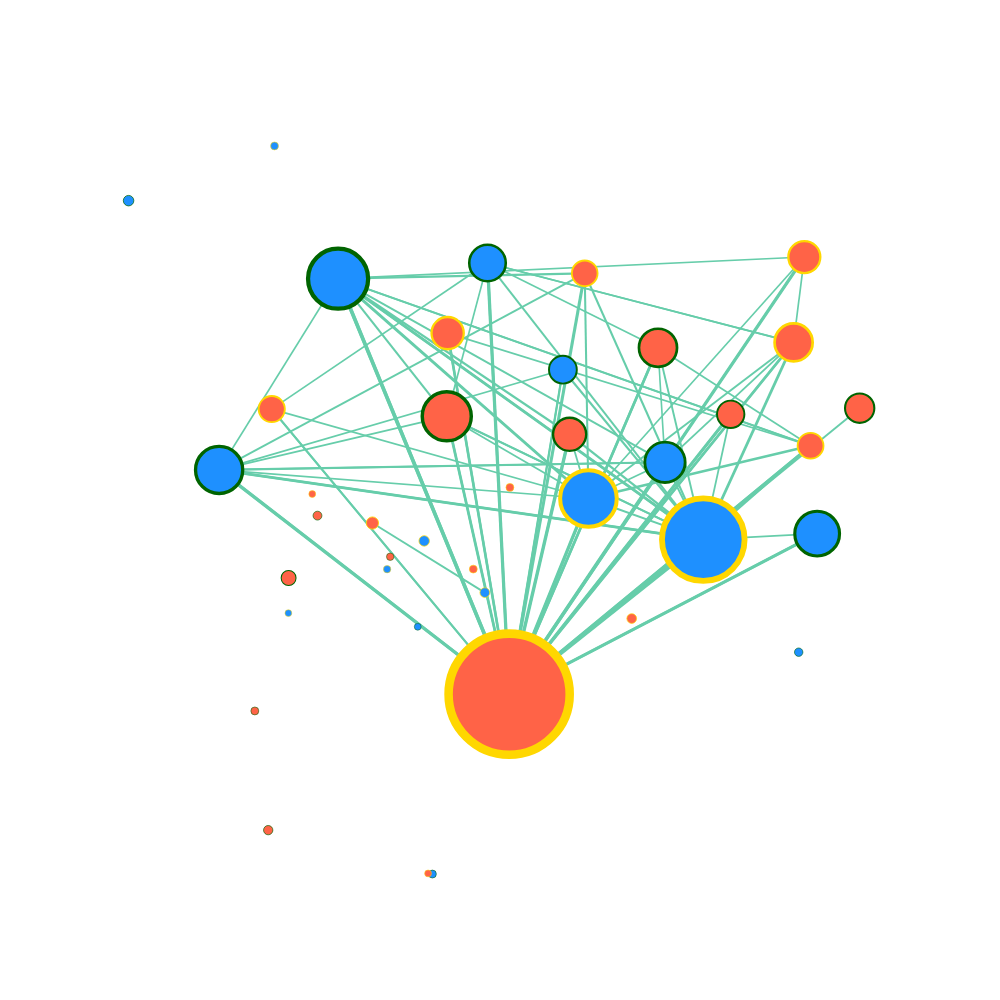

The cell this chart's notebook holds for it:
### Markdown cell above
plotting 20 most central nodes of each communities together:

### Code cell
plotly_graph(g_centers,Laycentr,labels_centr,party_col_centr,colmap_centr,centrality)

### Figure 1 — Plotly figure (JSON) as saved in the notebook; plotly's stock layout.template omitted (floating-point values rounded to 4 significant figures)
{"data": [{"line": {"color": "mediumaquamarine", "shape": "spline", "width": 2.036}, "mode": "lines", "type": "scatter", "x": [-0.06331, 0.02067, null], "y": [0.2048, -0.5266, null]}, {"line": {"color": "mediumaquamarine", "shape": "spline", "width": 1.741}, "mode": "lines", "type": "scatter", "x": [-0.06331, 0.2821, null], "y": [0.2048, -0.1198, null]}, {"line": {"color": "mediumaquamarine", "shape": "spline", "width": 2.204}, "mode": "lines", "type": "scatter", "x": [0.09307, 0.02067, null], "y": [0.3273, -0.5266, null]}, {"line": {"color": "mediumaquamarine", "shape": "spline", "width": 1.67}, "mode": "lines", "type": "scatter", "x": [0.09307, -0.3698, null], "y": [0.3273, 0.06372, null]}, {"line": {"color": "mediumaquamarine", "shape": "spline", "width": 2.132}, "mode": "lines", "type": "scatter", "x": [0.09307, 0.2821, null], "y": [0.3273, -0.1198, null]}, {"line": {"color": "mediumaquamarine", "shape": "spline", "width": 2.957}, "mode": "lines", "type": "scatter", "x": [-0.2096, 0.1275, null], "y": [0.567, -0.01159, null]}, {"line": {"color": "mediumaquamarine", "shape": "spline", "width": 1.67}, "mode": "lines", "type": "scatter", "x": [-0.2096, 0.4265, null], "y": [0.567, 0.1273, null]}, {"line": {"color": "mediumaquamarine", "shape": "spline", "width": 2.081}, "mode": "lines", "type": "scatter", "x": [-0.2096, -0.06331, null], "y": [0.567, 0.2048, null]}, {"line": {"color": "mediumaquamarine", "shape": "spline", "width": 3.612}, "mode": "lines", "type": "scatter", "x": [-0.2096, 0.02067, null], "y": [0.567, -0.5266, null]}, {"line": {"color": "mediumaquamarine", "shape": "spline", "width": 2.916}, "mode": "lines", "type": "scatter", "x": [-0.2096, 0.2821, null], "y": [0.567, -0.1198, null]}, {"line": {"color": "mediumaquamarine", "shape": "spline", "width": 2.683}, "mode": "lines", "type": "scatter", "x": [0.2211, 0.02067, null], "y": [0.3851, -0.5266, null]}, {"line": {"color": "mediumaquamarine", "shape": "spline", "width": 1.933}, "mode": "lines", "type": "scatter", "x": [0.2211, 0.2821, null], "y": [0.3851, -0.1198, null]}, {"line": {"color": "mediumaquamarine", "shape": "spline", "width": 3.125}, "mode": "lines", "type": "scatter", "x": [0.4354, 0.02067, null], "y": [-0.1041, -0.5266, null]}, {"line": {"color": "mediumaquamarine", "shape": "spline", "width": 1.802}, "mode": "lines", "type": "scatter", "x": [0.4354, 0.2821, null], "y": [-0.1041, -0.1198, null]}, {"line": {"color": "mediumaquamarine", "shape": "spline", "width": 1.67}, "mode": "lines", "type": "scatter", "x": [-0.3698, 0.1275, null], "y": [0.06372, -0.01159, null]}, {"line": {"color": "mediumaquamarine", "shape": "spline", "width": 1.821}, "mode": "lines", "type": "scatter", "x": [-0.3698, -0.06331, null], "y": [0.06372, 0.2048, null]}, {"line": {"color": "mediumaquamarine", "shape": "spline", "width": 3.22}, "mode": "lines", "type": "scatter", "x": [-0.3698, 0.02067, null], "y": [0.06372, -0.5266, null]}, {"line": {"color": "mediumaquamarine", "shape": "spline", "width": 1.67}, "mode": "lines", "type": "scatter", "x": [-0.3698, 0.2305, null], "y": [0.06372, 0.08357, null]}, {"line": {"color": "mediumaquamarine", "shape": "spline", "width": 1.783}, "mode": "lines", "type": "scatter", "x": [-0.3698, -0.2096, null], "y": [0.06372, 0.567, null]}, {"line": {"color": "mediumaquamarine", "shape": "spline", "width": 2.647}, "mode": "lines", "type": "scatter", "x": [-0.3698, 0.2821, null], "y": [0.06372, -0.1198, null]}, {"line": {"color": "mediumaquamarine", "shape": "spline", "width": 3.012}, "mode": "lines", "type": "scatter", "x": [0.319, 0.02067, null], "y": [0.2101, -0.5266, null]}, {"line": {"color": "mediumaquamarine", "shape": "spline", "width": 1.783}, "mode": "lines", "type": "scatter", "x": [0.319, 0.2821, null], "y": [0.2101, -0.1198, null]}, {"line": {"color": "mediumaquamarine", "shape": "spline", "width": 1.644}, "mode": "lines", "type": "scatter", "x": [-0.008457, -0.06331, null], "y": [0.6083, 0.2048, null]}, {"line": {"color": "mediumaquamarine", "shape": "spline", "width": 3.24}, "mode": "lines", "type": "scatter", "x": [-0.008457, 0.02067, null], "y": [0.6083, -0.5266, null]}, {"line": {"color": "mediumaquamarine", "shape": "spline", "width": 1.719}, "mode": "lines", "type": "scatter", "x": [-0.008457, 0.4037, null], "y": [0.6083, 0.3992, null]}, {"line": {"color": "mediumaquamarine", "shape": "spline", "width": 1.67}, "mode": "lines", "type": "scatter", "x": [-0.008457, 0.2211, null], "y": [0.6083, 0.3851, null]}, {"line": {"color": "mediumaquamarine", "shape": "spline", "width": 1.67}, "mode": "lines", "type": "scatter", "x": [-0.008457, -0.299, null], "y": [0.6083, 0.2237, null]}, {"line": {"color": "mediumaquamarine", "shape": "spline", "width": 1.974}, "mode": "lines", "type": "scatter", "x": [-0.008457, 0.2821, null], "y": [0.6083, -0.1198, null]}, {"line": {"color": "mediumaquamarine", "shape": "spline", "width": 1.67}, "mode": "lines", "type": "scatter", "x": [0.2305, 0.1275, null], "y": [0.08357, -0.01159, null]}, {"line": {"color": "mediumaquamarine", "shape": "spline", "width": 3.488}, "mode": "lines", "type": "scatter", "x": [0.2305, 0.02067, null], "y": [0.08357, -0.5266, null]}, {"line": {"color": "mediumaquamarine", "shape": "spline", "width": 1.838}, "mode": "lines", "type": "scatter", "x": [0.2305, 0.4037, null], "y": [0.08357, 0.3992, null]}, {"line": {"color": "mediumaquamarine", "shape": "spline", "width": 1.615}, "mode": "lines", "type": "scatter", "x": [0.2305, 0.2211, null], "y": [0.08357, 0.3851, null]}, {"line": {"color": "mediumaquamarine", "shape": "spline", "width": 2.012}, "mode": "lines", "type": "scatter", "x": [0.2305, -0.3698, null], "y": [0.08357, 0.06372, null]}, {"line": {"color": "mediumaquamarine", "shape": "spline", "width": 1.888}, "mode": "lines", "type": "scatter", "x": [0.2305, -0.2096, null], "y": [0.08357, 0.567, null]}, {"line": {"color": "mediumaquamarine", "shape": "spline", "width": 1.974}, "mode": "lines", "type": "scatter", "x": [0.2305, 0.2821, null], "y": [0.08357, -0.1198, null]}, {"line": {"color": "mediumaquamarine", "shape": "spline", "width": 1.802}, "mode": "lines", "type": "scatter", "x": [0.1021, 0.1275, null], "y": [0.1574, -0.01159, null]}, {"line": {"color": "mediumaquamarine", "shape": "spline", "width": 3.38}, "mode": "lines", "type": "scatter", "x": [0.1021, 0.02067, null], "y": [0.1574, -0.5266, null]}, {"line": {"color": "mediumaquamarine", "shape": "spline", "width": 2.204}, "mode": "lines", "type": "scatter", "x": [0.1021, -0.2096, null], "y": [0.1574, 0.567, null]}, {"line": {"color": "mediumaquamarine", "shape": "spline", "width": 2.26}, "mode": "lines", "type": "scatter", "x": [0.1021, 0.2821, null], "y": [0.1574, -0.1198, null]}, {"line": {"color": "mediumaquamarine", "shape": "spline", "width": 1.695}, "mode": "lines", "type": "scatter", "x": [0.1275, -0.06331, null], "y": [-0.01159, 0.2048, null]}, {"line": {"color": "mediumaquamarine", "shape": "spline", "width": 2.237}, "mode": "lines", "type": "scatter", "x": [0.1275, 0.02067, null], "y": [-0.01159, -0.5266, null]}, {"line": {"color": "mediumaquamarine", "shape": "spline", "width": 1.644}, "mode": "lines", "type": "scatter", "x": [0.1275, -0.2096, null], "y": [-0.01159, 0.567, null]}, {"line": {"color": "mediumaquamarine", "shape": "spline", "width": 2.059}, "mode": "lines", "type": "scatter", "x": [0.1224, 0.1275, null], "y": [0.581, -0.01159, null]}, {"line": {"color": "mediumaquamarine", "shape": "spline", "width": 3.057}, "mode": "lines", "type": "scatter", "x": [0.1224, 0.02067, null], "y": [0.581, -0.5266, null]}, {"line": {"color": "mediumaquamarine", "shape": "spline", "width": 1.838}, "mode": "lines", "type": "scatter", "x": [0.1224, -0.3698, null], "y": [0.581, 0.06372, null]}, {"line": {"color": "mediumaquamarine", "shape": "spline", "width": 2.204}, "mode": "lines", "type": "scatter", "x": [0.1224, -0.2096, null], "y": [0.581, 0.567, null]}, {"line": {"color": "mediumaquamarine", "shape": "spline", "width": 2.169}, "mode": "lines", "type": "scatter", "x": [0.1224, 0.2821, null], "y": [0.581, -0.1198, null]}, {"line": {"color": "mediumaquamarine", "shape": "spline", "width": 1.888}, "mode": "lines", "type": "scatter", "x": [-0.01209, -0.1634, null], "y": [-0.2594, -0.07619, null]}, {"line": {"color": "mediumaquamarine", "shape": "spline", "width": 1.961}, "mode": "lines", "type": "scatter", "x": [0.4037, 0.1275, null], "y": [0.3992, -0.01159, null]}, {"line": {"color": "mediumaquamarine", "shape": "spline", "width": 2.687}, "mode": "lines", "type": "scatter", "x": [0.4037, 0.02067, null], "y": [0.3992, -0.5266, null]}, {"line": {"color": "mediumaquamarine", "shape": "spline", "width": 1.67}, "mode": "lines", "type": "scatter", "x": [0.4037, -0.008457, null], "y": [0.3992, 0.6083, null]}, {"line": {"color": "mediumaquamarine", "shape": "spline", "width": 2.728}, "mode": "lines", "type": "scatter", "x": [0.4037, 0.2821, null], "y": [0.3992, -0.1198, null]}, {"line": {"color": "mediumaquamarine", "shape": "spline", "width": 1.961}, "mode": "lines", "type": "scatter", "x": [0.2821, 0.1275, null], "y": [-0.1198, -0.01159, null]}, {"line": {"color": "mediumaquamarine", "shape": "spline", "width": 2.091}, "mode": "lines", "type": "scatter", "x": [0.2821, -0.06331, null], "y": [-0.1198, 0.2048, null]}, {"line": {"color": "mediumaquamarine", "shape": "spline", "width": 2.995}, "mode": "lines", "type": "scatter", "x": [0.2821, 0.02067, null], "y": [-0.1198, -0.5266, null]}, {"line": {"color": "mediumaquamarine", "shape": "spline", "width": 2.091}, "mode": "lines", "type": "scatter", "x": [0.2821, -0.3698, null], "y": [-0.1198, 0.06372, null]}, {"line": {"color": "mediumaquamarine", "shape": "spline", "width": 2.275}, "mode": "lines", "type": "scatter", "x": [0.2821, -0.2096, null], "y": [-0.1198, 0.567, null]}, {"line": {"color": "mediumaquamarine", "shape": "spline", "width": 2.663}, "mode": "lines", "type": "scatter", "x": [-0.06214, 0.02067, null], "y": [0.4237, -0.5266, null]}, {"line": {"color": "mediumaquamarine", "shape": "spline", "width": 1.762}, "mode": "lines", "type": "scatter", "x": [-0.299, 0.1275, null], "y": [0.2237, -0.01159, null]}, {"line": {"color": "mediumaquamarine", "shape": "spline", "width": 1.919}, "mode": "lines", "type": "scatter", "x": [-0.299, 0.02067, null], "y": [0.2237, -0.5266, null]}, {"line": {"color": "mediumaquamarine", "shape": "spline", "width": 3.284}, "mode": "lines", "type": "scatter", "x": [0.02067, 0.1275, null], "y": [-0.5266, -0.01159, null]}, {"line": {"color": "mediumaquamarine", "shape": "spline", "width": 2.237}, "mode": "lines", "type": "scatter", "x": [0.02067, 0.4181, null], "y": [-0.5266, 0.6239, null]}, {"line": {"color": "mediumaquamarine", "shape": "spline", "width": 2.26}, "mode": "lines", "type": "scatter", "x": [0.02067, 0.4265, null], "y": [-0.5266, 0.1273, null]}, {"line": {"color": "mediumaquamarine", "shape": "spline", "width": 2.454}, "mode": "lines", "type": "scatter", "x": [0.02067, 0.4354, null], "y": [-0.5266, -0.1041, null]}, {"line": {"color": "mediumaquamarine", "shape": "spline", "width": 1.856}, "mode": "lines", "type": "scatter", "x": [0.02067, 0.4927, null], "y": [-0.5266, 0.226, null]}, {"line": {"color": "mediumaquamarine", "shape": "spline", "width": 2.79}, "mode": "lines", "type": "scatter", "x": [0.02067, -0.06331, null], "y": [-0.5266, 0.2048, null]}, {"line": {"color": "mediumaquamarine", "shape": "spline", "width": 1.695}, "mode": "lines", "type": "scatter", "x": [0.02067, 0.09307, null], "y": [-0.5266, 0.3273, null]}, {"line": {"color": "mediumaquamarine", "shape": "spline", "width": 2.212}, "mode": "lines", "type": "scatter", "x": [0.02067, 0.1021, null], "y": [-0.5266, 0.1574, null]}, {"line": {"color": "mediumaquamarine", "shape": "spline", "width": 2}, "mode": "lines", "type": "scatter", "x": [0.02067, 0.4037, null], "y": [-0.5266, 0.3992, null]}, {"line": {"color": "mediumaquamarine", "shape": "spline", "width": 2.491}, "mode": "lines", "type": "scatter", "x": [0.02067, 0.2211, null], "y": [-0.5266, 0.3851, null]}, {"line": {"color": "mediumaquamarine", "shape": "spline", "width": 2.426}, "mode": "lines", "type": "scatter", "x": [0.02067, -0.008457, null], "y": [-0.5266, 0.6083, null]}, {"line": {"color": "mediumaquamarine", "shape": "spline", "width": 1.933}, "mode": "lines", "type": "scatter", "x": [0.02067, 0.2305, null], "y": [-0.5266, 0.08357, null]}, {"line": {"color": "mediumaquamarine", "shape": "spline", "width": 2.29}, "mode": "lines", "type": "scatter", "x": [0.02067, 0.319, null], "y": [-0.5266, 0.2101, null]}, {"line": {"color": "mediumaquamarine", "shape": "spline", "width": 2.024}, "mode": "lines", "type": "scatter", "x": [0.02067, -0.299, null], "y": [-0.5266, 0.2237, null]}, {"line": {"color": "mediumaquamarine", "shape": "spline", "width": 2.856}, "mode": "lines", "type": "scatter", "x": [0.02067, -0.3698, null], "y": [-0.5266, 0.06372, null]}, {"line": {"color": "mediumaquamarine", "shape": "spline", "width": 3.49}, "mode": "lines", "type": "scatter", "x": [0.02067, -0.2096, null], "y": [-0.5266, 0.567, null]}, {"line": {"color": "mediumaquamarine", "shape": "spline", "width": 2.237}, "mode": "lines", "type": "scatter", "x": [0.02067, -0.06214, null], "y": [-0.5266, 0.4237, null]}, {"line": {"color": "mediumaquamarine", "shape": "spline", "width": 4.168}, "mode": "lines", "type": "scatter", "x": [0.02067, 0.2821, null], "y": [-0.5266, -0.1198, null]}, {"line": {"color": "mediumaquamarine", "shape": "spline", "width": 2.486}, "mode": "lines", "type": "scatter", "x": [0.4265, 0.1275, null], "y": [0.1273, -0.01159, null]}, {"line": {"color": "mediumaquamarine", "shape": "spline", "width": 2.806}, "mode": "lines", "type": "scatter", "x": [0.4265, 0.02067, null], "y": [0.1273, -0.5266, null]}, {"line": {"color": "mediumaquamarine", "shape": "spline", "width": 1.67}, "mode": "lines", "type": "scatter", "x": [0.4265, 0.2211, null], "y": [0.1273, 0.3851, null]}, {"line": {"color": "mediumaquamarine", "shape": "spline", "width": 2.024}, "mode": "lines", "type": "scatter", "x": [0.4265, -0.2096, null], "y": [0.1273, 0.567, null]}, {"line": {"color": "mediumaquamarine", "shape": "spline", "width": 1.67}, "mode": "lines", "type": "scatter", "x": [0.4265, -0.06214, null], "y": [0.1273, 0.4237, null]}, {"line": {"color": "mediumaquamarine", "shape": "spline", "width": 1.67}, "mode": "lines", "type": "scatter", "x": [0.4265, 0.2821, null], "y": [0.1273, -0.1198, null]}, {"line": {"color": "mediumaquamarine", "shape": "spline", "width": 1.67}, "mode": "lines", "type": "scatter", "x": [0.4181, 0.1275, null], "y": [0.6239, -0.01159, null]}, {"line": {"color": "mediumaquamarine", "shape": "spline", "width": 3.254}, "mode": "lines", "type": "scatter", "x": [0.4181, 0.02067, null], "y": [0.6239, -0.5266, null]}, {"line": {"color": "mediumaquamarine", "shape": "spline", "width": 1.67}, "mode": "lines", "type": "scatter", "x": [0.4181, 0.4037, null], "y": [0.6239, 0.3992, null]}, {"line": {"color": "mediumaquamarine", "shape": "spline", "width": 1.615}, "mode": "lines", "type": "scatter", "x": [0.4181, -0.2096, null], "y": [0.6239, 0.567, null]}, {"hovertemplate": ["George W. Bush", "John Bel Edwards", "John Kerry", "Hillary Clinton", "Ryan Winkler", "Jeff Sessions", "Dustin Burrows", "Nancy Pelosi", "Joe Biden", "Mike Pompeo", "Eric Greitens", "Paul Ryan", "Dan Patrick", "Chuck Schumer", "Sheldon Silver", "Elizabeth Warren", "Mike Pence", "Jim Davis", "Jon Bramnick", "Nicholas Mattiello", "Scott Garrett", "Bill Clinton", "Carl Heastie", "Kellyanne Conway", "Mike Parson", "Susana Mendoza", "Kate Brown", "J.B. Pritzker", "Dennis Bonnen", "Mitch McConnell", "Bruce Rauner", "Kane", "Barack Obama", "Robert Mueller", "Brett Kavanaugh", "Tim Pawlenty", "Donald Trump", "James Comey", "Steve Bannon", "Tim Walz"], "marker": {"color": ["tomato", "dodgerblue", "dodgerblue", "dodgerblue", "dodgerblue", "tomato", "tomato", "dodgerblue", "dodgerblue", "tomato", "tomato", "tomato", "tomato", "dodgerblue", "dodgerblue", "dodgerblue", "tomato", "tomato", "tomato", "dodgerblue", "tomato", "dodgerblue", "dodgerblue", "tomato", "tomato", "dodgerblue", "dodgerblue", "dodgerblue", "tomato", "tomato", "tomato", "tomato", "dodgerblue", "tomato", "tomato", "tomato", "tomato", "tomato", "tomato", "dodgerblue"], "line": {"color": ["darkgreen", "darkgreen", "darkgreen", "darkgreen", "darkgreen", "darkgreen", "darkgreen", "darkgreen", "darkgreen", "darkgreen", "darkgreen", "darkgreen", "darkgreen", "darkgreen", "darkgreen", "darkgreen", "darkgreen", "darkgreen", "darkgreen", "darkgreen", "gold", "gold", "gold", "gold", "gold", "gold", "gold", "gold", "gold", "gold", "gold", "gold", "gold", "gold", "gold", "gold", "gold", "gold", "gold", "gold"], "width": [3.467, 0.5956, 1.965, 4.249, 0.4863, 2.693, 0.5616, 3.164, 3.334, 1.935, 1.051, 2.073, 0.6585, 2.581, 0.7429, 2.85, 2.341, 0.5253, 0.6279, 0.5616, 0.4863, 4.005, 0.5616, 1.82, 0.5616, 0.4863, 0.5253, 0.6878, 0.4863, 2.693, 0.8654, 0.5616, 5.843, 2.281, 1.852, 0.6878, 8.565, 1.83, 2.264, 0.7429]}, "opacity": 1, "size": [49.04, 8.424, 27.8, 60.09, 6.878, 38.09, 7.942, 44.75, 47.15, 27.37, 14.86, 29.31, 9.313, 36.5, 10.51, 40.3, 33.1, 7.429, 8.879, 7.942, 6.878, 56.65, 7.942, 25.73, 7.942, 6.878, 7.429, 9.727, 6.878, 38.09, 12.24, 7.942, 82.63, 32.26, 26.19, 9.727, 121.1, 25.89, 32.01, 10.51]}, "mode": "markers", "type": "scatter", "x": [-0.06331, 0.4105, 0.09307, -0.2096, -0.1024, 0.2211, -0.3218, 0.4354, -0.3698, 0.319, -0.2763, 0.4927, -0.3037, -0.008457, -0.4918, 0.2305, 0.1021, -0.1395, -0.2374, -0.08268, -0.2444, 0.1275, -0.2952, 0.1224, -0.02758, -0.2766, -0.1436, -0.01209, -0.08848, 0.4037, -0.1634, 0.02173, 0.2821, -0.06214, -0.299, 0.1857, 0.02067, 0.4265, 0.4181, -0.09371], "y": [0.2048, -0.4161, 0.3273, 0.567, -0.3492, 0.3851, -0.5708, -0.1041, 0.06372, 0.2101, -0.2208, 0.226, -0.8845, 0.6083, 0.7723, 0.08357, 0.1574, -0.1649, -0.05672, -1, 0.0001203, -0.01159, 0.9163, 0.581, -0.1974, -0.3133, -0.1976, -0.2594, -0.9984, 0.3992, -0.07619, 0.01763, -0.1198, 0.4237, 0.2237, -0.3276, -0.5266, 0.1273, 0.6239, -0.1232]}], "layout": {"height": 1000, "hoverdistance": 1, "margin": {"t": 100}, "paper_bgcolor": "rgba(255,255,255,255)", "plot_bgcolor": "rgba(0,0,0,0)", "scene": {"xaxis": {"showbackground": false, "showgrid": false, "showline": false, "showticklabels": false, "title": {"text": ""}, "visible": false, "zeroline": false}, "yaxis": {"showbackground": false, "showgrid": false, "showline": false, "showticklabels": false, "title": {"text": ""}, "visible": false, "zeroline": false}}, "showlegend": false, "width": 1000, "xaxis": {"visible": false}, "yaxis": {"visible": false}}}
